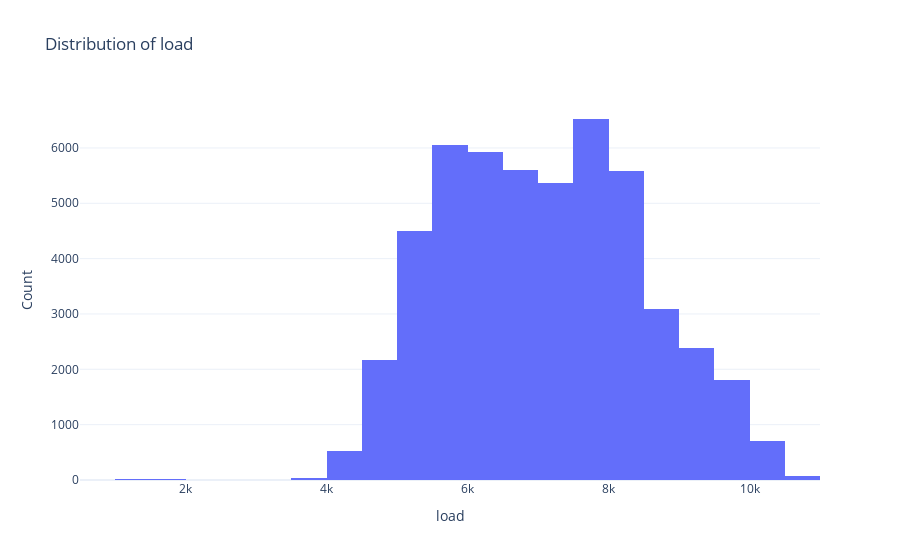

The code cell stored with this chart in its notebook:
### Code cell
# regular histogram
distribution_stats = describe_distribution(df['load'])
distribution_histogram = plot_distribution_histogram(df['load'])

print(distribution_stats)
distribution_histogram.show()

### Figure 1 — Plotly figure (JSON) as saved in the notebook; plotly's stock layout.template omitted (floating-point values rounded to 4 significant figures; data arrays with more than 128 entries replaced by an {"elided": "..."} marker saying what was removed)
{"data": [{"nbinsx": 50, "type": "histogram", "x": {"elided": "50401 float values"}}], "layout": {"title": {"text": "Distribution of load"}, "xaxis": {"title": {"text": "load"}}, "yaxis": {"title": {"text": "Count"}}}}
